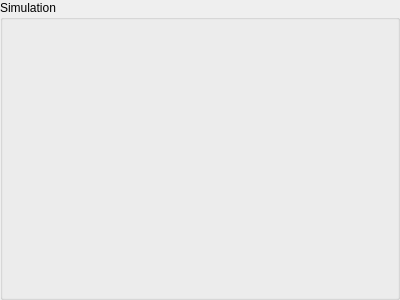
<?xml version="1.0" encoding="UTF-8"?>
<ui version="4.0">
 <class>SimulationProfile</class>
 <widget class="QGroupBox" name="SimulationProfile">
  <property name="geometry">
   <rect>
    <x>0</x>
    <y>0</y>
    <width>400</width>
    <height>300</height>
   </rect>
  </property>
  <property name="windowTitle">
   <string>Simulation</string>
  </property>
  <property name="title">
   <string>Simulation</string>
  </property>
  <layout class="QGridLayout" name="gridLayout">
   <item row="0" column="0">
    <widget class="Graf" name="f_graf" native="true"/>
   </item>
  </layout>
 </widget>
 <customwidgets>
  <customwidget>
   <class>Graf</class>
   <extends>QWidget</extends>
   <header>graf.h</header>
   <container>1</container>
  </customwidget>
 </customwidgets>
 <resources/>
 <connections/>
</ui>
